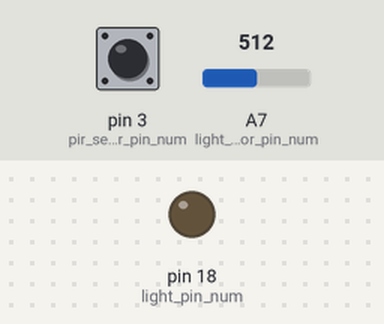
A sketch run on a simulated SparkFun Pro Micro, built for the host (arithmetic inside an expression is 32-bit, double 64-bit). Shown: output pins drawn as LEDs (lit = HIGH). Inputs (shaded band) come from the test bench; at power-on: A7 (light_sensor_pin_num) = 512, pin 3 (pir_sensor_pin_num) HIGH.

Above: at 1.9 s.
2.0 s: A7 (light_sensor_pin_num) set to 644
3.5 s: A7 (light_sensor_pin_num) set to 664
At 5.0 s:
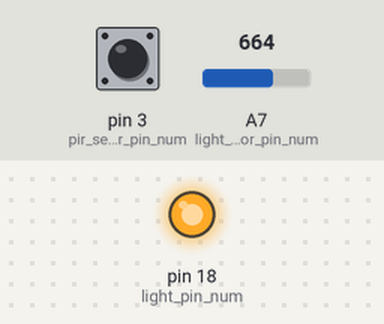
Timing chart, 0 to 6.5 s (numbered marks = the images above; inputs shaded):
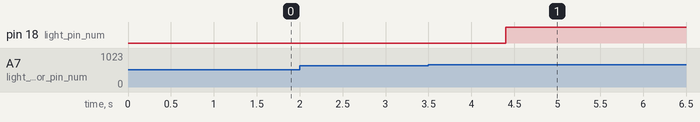

The sketch:

simple-light.ino
```cpp
/*
 * To upload to arduino pro micro:
 * * Make sure the reset pin is set to low to reset the bootloader (connect it to GND)
 * * Start the upload process, and it will start to compile the code first
 * * When it's about to finish compiling, remove the wire from GND to reset pin, to let arduino start up
 * * It should be timed so that the upload happens within 8 seconds of the reset pin is not connected to GND
 */
#define USE_SERIAL
#define USE_SLEEP

// Remove the approprirate undef to enable the preprocessor
#undef USE_SERIAL
//#undef USE_SLEEP

#include "led.h"
#include "low_power.h"
#include "pinmode.h"
#include "sensor.h"
#include "utilities.h"

const int light_threshold = 650;
const int pir_duration = 20;
const int light_pin_num = 18;
const int light_sensor_pin_num = A7;
const int pir_sensor_pin_num = 3;

pin_mode_t light_pin(light_pin_num, OUTPUT);
pin_mode_t light_sensor_pin(light_sensor_pin_num, INPUT);
pin_mode_t pir_sensor_pin(pir_sensor_pin_num, INPUT_PULLUP);

low_power_t low_power(pir_sensor_pin_num, interrupt_mode_t::high, sleep_mode_t::power_down);
led_t led(light_pin);
sensor_t<pir_duration, light_threshold> sensor(pir_sensor_pin, light_sensor_pin);

void setup() {
  light_pin.set_pin_mode();
  light_sensor_pin.set_pin_mode();
  pir_sensor_pin.set_pin_mode();

#if defined(USE_SLEEP)
  low_power.init();
#endif

#if defined(USE_SERIAL)
  Serial.begin(9600);
#endif
}

void loop() {
#if defined(USE_SERIAL)
  Serial << "Light threshold: " << light_threshold << "\n";
  Serial << "Light: " << light_sensor_pin.analog_read() << "\n";
  Serial << "PIR: " << pir_sensor_pin.digital_read() << "\n";
#endif

  if (sensor.check_triggered())
  {
    led.turn_on();
    delay(1000);
  }
  else
  {
    led.turn_off();
#if defined(USE_SLEEP)
    low_power.sleep();
#else
    delay(1000);
#endif
  }
}
```

interrupt_mode.h
```cpp
#pragma once
#include "Arduino.h"

enum interrupt_mode_t
{
  low = LOW,
  change = CHANGE,
  rising = RISING,
  falling = FALLING,
  high = HIGH
};
```

led.cpp
```cpp
#include "led.h"
#include "Arduino.h"

led_t::led_t(const pin_mode_t& pin) noexcept
  : pin_(pin)
{
}

void led_t::turn_on() const noexcept
{
  pin_.digital_write(HIGH);
}

void led_t::turn_off() const noexcept
{
  pin_.digital_write(LOW);
}
```

led.h
```cpp
#pragma once
#include "pinmode.h"

class led_t
{
public:
  led_t(const pin_mode_t& pin) noexcept;
  ~led_t() noexcept = default;

public:
  void turn_on() const noexcept;
  void turn_off() const noexcept;

private:
  const pin_mode_t& pin_;
};
```

light.h
```cpp
#pragma once
#include "pinmode.h"

template <int Threshold>
class light_t
{
public:
  light_t(const pin_mode_t& pin) noexcept;
  ~light_t() noexcept = default;

public:
  bool above_threshold() const noexcept;

private:
  const pin_mode_t& pin_;
};

template <int Threshold>
light_t<Threshold>::light_t(const pin_mode_t& pin) noexcept
  : pin_(pin)
{
}

template <int Threshold>
bool light_t<Threshold>::above_threshold() const noexcept
{
  return pin_.analog_read() > Threshold;
}
```

low_power.cpp
```cpp
#include "low_power.h"
#include "Arduino.h"
#include <avr/sleep.h>

void wake_up() noexcept
{
  // Do nothing here
}

low_power_t::low_power_t(int interrupt_pin) noexcept
  : low_power_t(interrupt_pin, interrupt_mode_t::change, sleep_mode_t::power_save)
{
}

low_power_t::low_power_t(int interrupt_pin, interrupt_mode_t mode, sleep_mode_t sleep_mode) noexcept
  : pin_(interrupt_pin)
  , mode_(mode)
  , sleep_mode_(sleep_mode)
{
}

void low_power_t::init() noexcept
{
  setup_interrupt();
}

void low_power_t::sleep() noexcept
{
  /* Now is the time to set the sleep mode. In the Atmega8 datasheet
     http://www.atmel.com/dyn/resources/prod_documents/doc2486.pdf on page 35
     there is a list of sleep modes which explains which clocks and
     wake up sources are available in which sleep mode.
     In the avr/sleep.h file, the call names of these sleep modes are to be found:
     The 5 different modes are:
      SLEEP_MODE_IDLE -the least power savings
      SLEEP_MODE_ADC
      SLEEP_MODE_PWR_SAVE
      SLEEP_MODE_STANDBY
      SLEEP_MODE_PWR_DOWN -the most power savings
     For now, we want as much power savings as possible, so we
     choose the according
     sleep mode: SLEEP_MODE_PWR_DOWN
  */
  set_sleep_mode(int(sleep_mode_)); // sleep mode is set here

  sleep_enable(); // enables the sleep bit in the mcucr register
                  // so sleep is possible. just a safety pin

  /* Now it is time to enable an interrupt. We do it here so an
     accidentally pushed interrupt button doesn’t interrupt
     our running program. if you want to be able to run
     interrupt code besides the sleep function, place it in
     setup() for example.
     In the function call attachInterrupt(A, B, C)
      A can be either 0 or 1 for interrupts on pin 2 or 3.
      B Name of a function you want to execute at interrupt for A.
      C Trigger mode of the interrupt pin. can be:
        LOW a low level triggers
        CHANGE a change in level triggers
        RISING a rising edge of a level triggers
        FALLING a falling edge of a level triggers
      In all but the IDLE sleep modes only LOW can be used.
  */
  setup_interrupt();
  delay(1000);

  sleep_mode(); // here the device is actually put to sleep!!

  // THE PROGRAM CONTINUES FROM HERE AFTER WAKING UP
  sleep_disable(); // first thing after waking from sleep:
                   // disable sleep…

  detachInterrupt(digitalPinToInterrupt(pin_)); // disables interrupt 0 on trigger pin so the
                                                // wake_up code will not be executed
                                                // during normal running time.
}

void low_power_t::setup_interrupt() const noexcept
{
  /* Now it is time to enable an interrupt. In the function call
     attachInterrupt(A, B, C)
       A can be either 0 or 1 for interrupts on pin 2 or 3.
       B Name of a function you want to execute while in interrupt A.
       C Trigger mode of the interrupt pin. can be:
         LOW a low level trigger
         CHANGE a change in level trigger
         RISING a rising edge of a level trigger
         FALLING a falling edge of a level trigger
     In all but the IDLE sleep modes only LOW can be used.
  */
  attachInterrupt(digitalPinToInterrupt(pin_), wake_up, int(mode_)); // use interrupt on the given pin and run function
                                                                     // wakeUpNow when the interrupt pin gets the given mode
}
```

low_power.h
```cpp
#pragma once
#include "interrupt_mode.h"
#include "sleep_mode.h"

class low_power_t
{
public:
  low_power_t(int interrupt_pin) noexcept;
  low_power_t(int interrupt_pin, interrupt_mode_t mode, sleep_mode_t sleep_mode) noexcept;
  ~low_power_t() noexcept = default;

public:
  void init() noexcept;
  void sleep() noexcept;

private:
  void setup_interrupt() const noexcept;

private:
  int pin_;
  interrupt_mode_t mode_;
  sleep_mode_t sleep_mode_;
};
```

pinmode.cpp
```cpp
#include "pinmode.h"
#include "Arduino.h"

pin_mode_t::pin_mode_t(int pin, int mode) noexcept
  : pin_(pin)
  , mode_(mode)
{
}

void pin_mode_t::set_pin_mode() const noexcept
{
  pinMode(pin_, mode_);
}

int pin_mode_t::analog_read() const noexcept
{
  return analogRead(pin_);
}

void pin_mode_t::analog_write(int value) const noexcept
{
  analogWrite(pin_, value);
}

int pin_mode_t::digital_read() const noexcept
{
  return digitalRead(pin_);
}

void pin_mode_t::digital_write(int value) const noexcept
{
  digitalWrite(pin_, value);
}

void pin_mode_t::pin(int num) noexcept
{
  pin_ = num;
}

int pin_mode_t::pin() const noexcept
{
  return pin_;
}

void pin_mode_t::mode(int new_mode) noexcept
{
  mode_ = new_mode;
}

int pin_mode_t::mode() const noexcept
{
  return mode_;
}
```

pinmode.h
```cpp
#pragma once

class pin_mode_t
{
public:
  pin_mode_t(int pin, int mode) noexcept;
  ~pin_mode_t() noexcept = default;

public:
  void set_pin_mode() const noexcept;
  int analog_read() const noexcept;
  void analog_write(int value) const noexcept;
  int digital_read() const noexcept;
  void digital_write(int value) const noexcept;

  void pin(int num) noexcept;
  int pin() const noexcept;
  void mode(int new_mode) noexcept;
  int mode() const noexcept;

private:
  int pin_;
  int mode_;
};
```

pir.cpp
```cpp
#include "pir.h"

pir_t::pir_t(const pin_mode_t& pin) noexcept
  : pin_(pin)
{
}

bool pir_t::is_triggered() const noexcept
{
  return pin_.digital_read() > 0;
}
```

pir.h
```cpp
#pragma once
#include "pinmode.h"

class pir_t
{
public:
  pir_t(const pin_mode_t& pin) noexcept;
  ~pir_t() noexcept = default;

public:
  bool is_triggered() const noexcept;

private:
  const pin_mode_t& pin_;
};
```

sensor.h
```cpp
#pragma once
#include "pir.h"
#include "light.h"
#include "pinmode.h"

template <int Duration, int LightThreshold>
class sensor_t
{
public:
  sensor_t(const pin_mode_t& pir_pin, const pin_mode_t& light_pin) noexcept;
  ~sensor_t() noexcept = default;

public:
  bool check_triggered() noexcept;
  bool is_triggered() const noexcept;
  bool is_pir_triggered() const noexcept;
  bool is_light_triggered() const noexcept;

#if defined(DEBUG)
  const pir_t& pir() const noexcept;
  const light_t<LightThreshold> light() const noexcept;
#endif

private:
  pir_t pir_;
  light_t<LightThreshold> light_;
  int triggered_duration_;
};

template <int Duration, int LightThreshold>
sensor_t<Duration, LightThreshold>::sensor_t(const pin_mode_t& pir_pin, const pin_mode_t& light_pin) noexcept
  : pir_(pir_pin)
  , light_(light_pin)
  , triggered_duration_(0)
{
}

template <int Duration, int LightThreshold>
bool sensor_t<Duration, LightThreshold>::check_triggered() noexcept
{
  if (triggered_duration_ > 0)
  {
    --triggered_duration_;
  }

  if (is_pir_triggered() && is_light_triggered())
  {
    triggered_duration_ = Duration;
  }

  return is_triggered();
}

template <int Duration, int LightThreshold>
bool sensor_t<Duration, LightThreshold>::is_triggered() const noexcept
{
  return triggered_duration_ > 0;
}

template <int Duration, int LightThreshold>
bool sensor_t<Duration, LightThreshold>::is_pir_triggered() const noexcept
{
  return pir_.is_triggered();
}

template <int Duration, int LightThreshold>
bool sensor_t<Duration, LightThreshold>::is_light_triggered() const noexcept
{
  return light_.above_threshold();
}

#if defined(DEBUG)
template <int Duration, int LightThreshold>
const pir_t& sensor_t<Duration, LightThreshold>::pir() const noexcept
{
  return pir_;
}

template <int Duration, int LightThreshold>
const light_t<LightThreshold> sensor_t<Duration, LightThreshold>::light() const noexcept
{
  return light_;
}
#endif
```

sleep_mode.h
```cpp
#pragma once
#include <avr/sleep.h>

enum sleep_mode_t
{
  idle = SLEEP_MODE_IDLE,
  adc = SLEEP_MODE_ADC,
  power_save = SLEEP_MODE_PWR_SAVE,
  standby = SLEEP_MODE_STANDBY,
  power_down = SLEEP_MODE_PWR_DOWN
};
```

utilities.h
```cpp
#pragma once

template <typename T>
Print& operator<<(Print& printer, T value)
{
  printer.print(value);
  return printer;
}
```

Measured:
- the behaviour switches between 650 and 651 on A7 (light_sensor_pin_num) (found by bisection; images 0 and 1)
- after the input at 2.0 s, every drawn part: stays the same
- after the input at 3.5 s, pin 18 (light_pin_num): LOW → HIGH after 0.90 s
